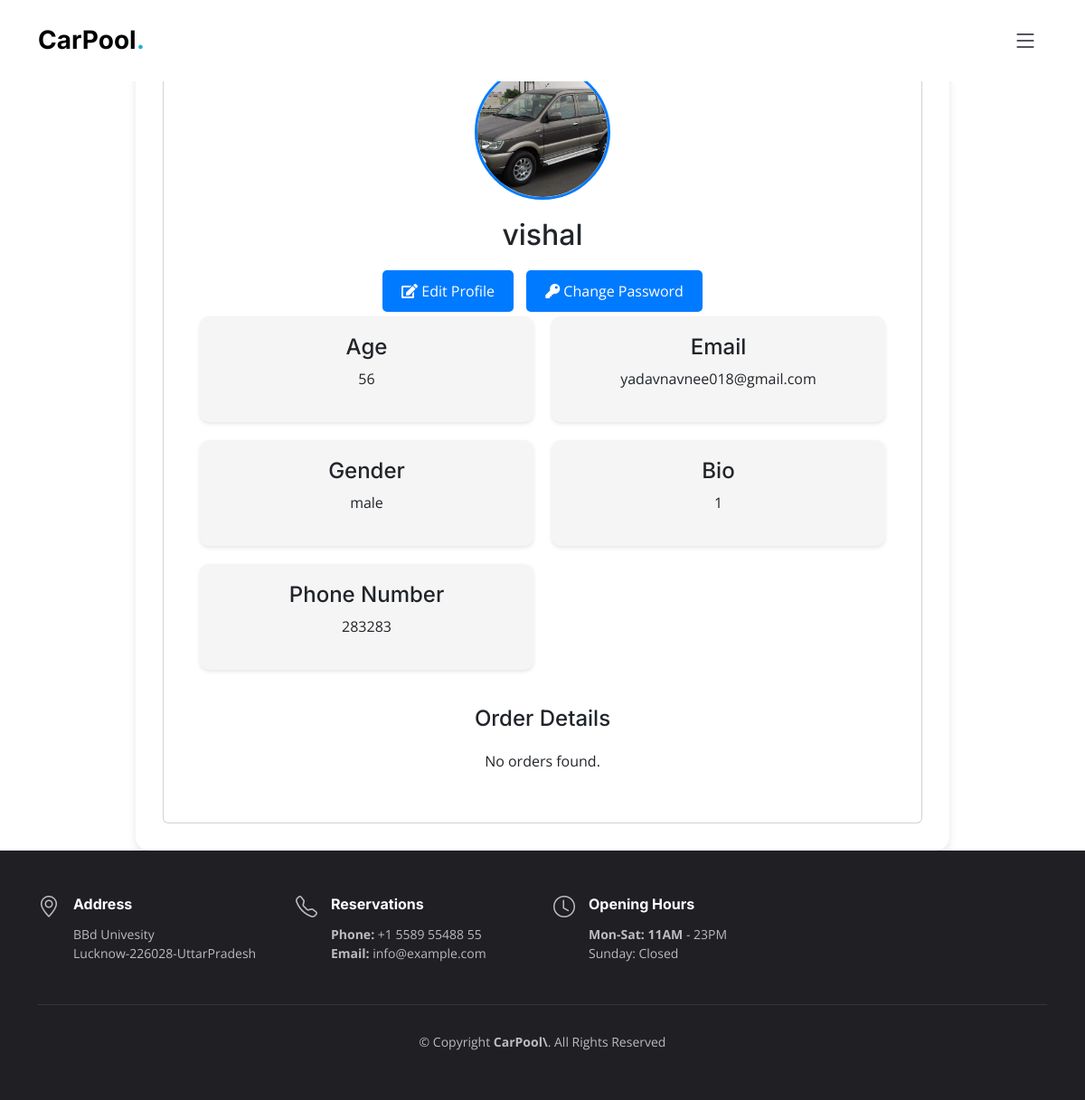
The app's page /profile (signed in), older data.
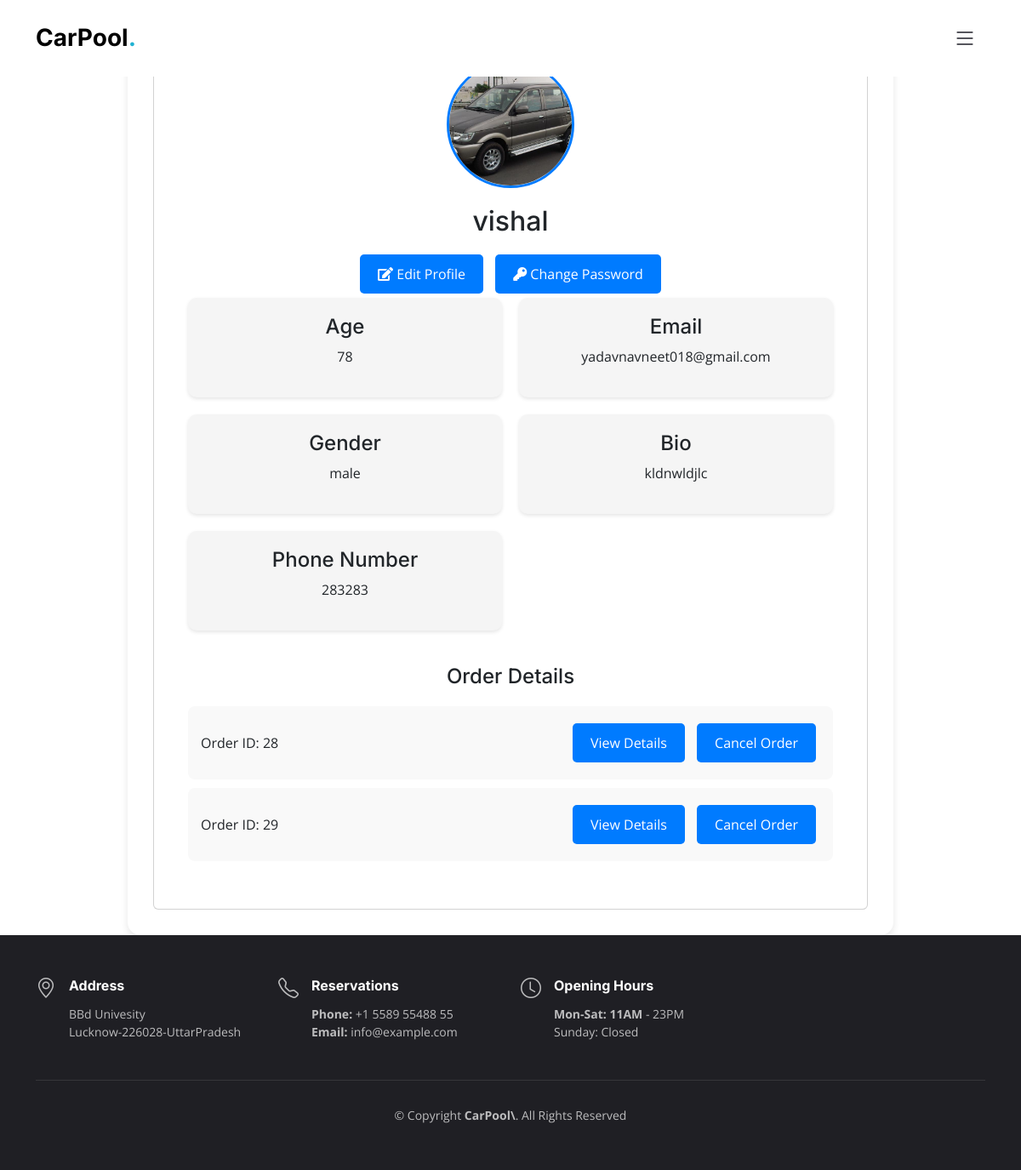
The same page, newer data.
### shop/models.py (models this page shows, shortened)
class Profile(models.Model):
  user = models.ForeignKey(User, on_delete=models.CASCADE, default=1)
  geneder_choices = (
    ('male','Male'),
    ('female','Female'),
    ('other','Other')
  )
  name = models.CharField(max_length=50)
  bio = models.CharField(max_length=200,default=1)
  gender= models.CharField(max_length=10,choices=geneder_choices)
  image = models.ImageField(upload_to='profiles')
  age = models.IntegerField()
  email = models.EmailField()
  number = models.CharField(max_length=10)

class Order(models.Model) :
    STATUS_CHOICES = [
        ('SUCCESSFUL', 'Successful'),
        ('CANCELLED', 'Cancelled'),
    ]
    user= models.ForeignKey(User, on_delete=models.CASCADE, default=1)
    order_id = models.AutoField(primary_key=True)
    name = models.CharField(max_length=90,default="")
    email = models.CharField(max_length=50,default="")
    phone = models.CharField(max_length=20,default="")
    address = models.CharField(max_length=500,default="")
    city = models.CharField(max_length=50,default="")
    cars = models.CharField(max_length=50,default="")
    days_for_rent = models.IntegerField(default=0)
    date = models.CharField(max_length=50,default="")
    loc_from = models.CharField(max_length=50,default="")
    loc_to = models.CharField(max_length=50,default="")
    from django.contrib.auth.models import User

### shop/views.py (the view)
# urls.py: path('profile', profile_view, name='profile'),
@login_required
def profile_view(request):
    orders = Order.objects.filter(user=request.user)
    profile = Profile.objects.filter(user=request.user).first()
    if not profile:
        return redirect('profile_update')
    return render(request, 'profile.html', {
        'profile': profile,
        'orders': orders
    })

### templates/profile.html (shortened to what this page needs)
{% extends 'layout/base.html' %}
{% block content %}
<!DOCTYPE html>
<html lang="en">
<head>
</head>
<body>
    <div class="profile-page">
        <section class="container">
            <div class="card">
                <div class="profile">
                    {% if profile.image %}
                        <img src="{{ profile.image.url }}" alt="Profile Image" >
                    {% endif %}
                    <h3>{{ profile.name }}</h3>
                    {% if request.user == profile.user %}
                        <a href="{% url 'profile_edit' %}" class="btn"><i class="fa fa-edit"></i> Edit Profile</a>
                        <a href="{% url 'change_password' %}" class="btn"><i class="fa fa-key"></i> Change Password</a>
                    {% endif %}
                </div>
                <div class="grid-container">
                    <div class="grid-item">
                        <h4>Age</h4>
                        <p>{{ profile.age }}</p>
                    </div>
                    <div class="grid-item">
                        <h4>Email</h4>
                        <p>{{ profile.email }}</p>
                    </div>
                    <div class="grid-item">
                        <h4>Gender</h4>
                        <p>{{ profile.gender }}</p>
                    </div>
                    <div class="grid-item">
                        <h4>Bio</h4>
                        <p>{{ profile.bio }}</p>
                    </div>
                    <div class="grid-item">
                        <h4>Phone Number</h4>
                        <p>{{ profile.number }}</p>
                    </div>
                </div>
                <div class="orders">
                    <h2>Order Details</h2>
                    <ul>
                        {% for order in orders %}
                        <li>
                            <span>Order ID: {{ order.order_id }}</span>
                            <div>
                                <a href="{% url 'order_detail' order.order_id %}" class="btn">View Details</a>
                                <a href="{% url 'cancel_order' order.order_id %}" class="btn">Cancel Order</a>
                            </div>
                        </li>
                        {% empty %}
                        <p>No orders found.</p>
                        {% endfor %}
                    </ul>
                </div>
            </div>
        </section>
    </div>
</body>
</html>
{% endblock content %}

Row changes from the older to the newer data that the page shows:
changed Profile "vishal": age "56" → "78"; email "yadavnavnee018@gmail.com" → "yadavnavneet018@gmail.com"; bio "1" → "kldnwldjlc"
added Order: order_id "28"
added Order: order_id "29"
Text that changed along with them:
text no longer shown: "No orders found."
